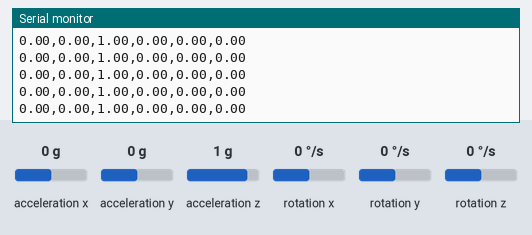
A sketch run on a simulated Arduino Nano 33 IoT. Parts: the last lines printed to the serial monitor. Inputs (shaded band) come from the test bench; at power-on: acceleration x 0 g, acceleration y 0 g, acceleration z 1 g, rotation x 0 °/s, rotation y 0 °/s, rotation z 0 °/s. Nothing arrives over Bluetooth unless stated; a phone connects over Bluetooth LE 3 s after start.

Above: at 3.8 s.
3.9 s: acceleration x set to -1.4 g
At 3.94 s:
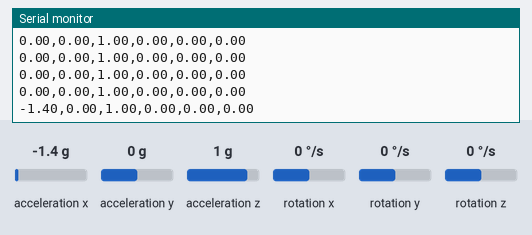
5.4 s: acceleration y set to -1.4 g
At 5.42 s:
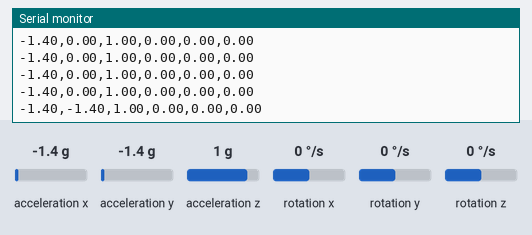
6.9 s: acceleration z set to -1.4 g
At 6.9 s:
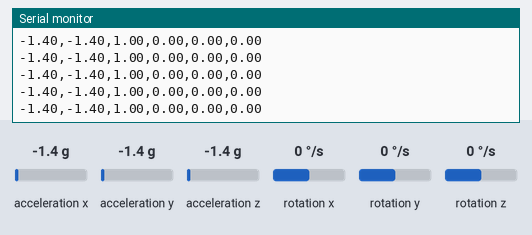
8.4 s: rotation x set to -192 °/s
At 8.44 s:
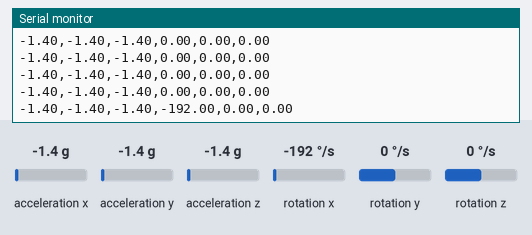
9.9 s: rotation y set to -192 °/s
At 9.92 s:
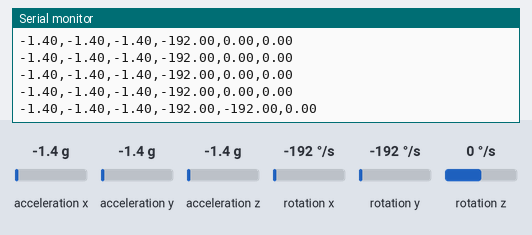

The sketch:

imu_via_BLE.ino
```cpp
#include <Wire.h>
#include <ArduinoBLE.h>
#include "LSM6DS3.h"

// Custom Service UUID for nRF compatibility
#define CUSTOM_SERVICE_UUID       "6E400001-B5A3-F393-E0A9-E50E24DCCA9E"
#define CUSTOM_CHAR_UUID_TX       "6E400003-B5A3-F393-E0A9-E50E24DCCA9E"

// IMU Initialization
LSM6DS3 imu(I2C_MODE, 0x6A);

// Create BLE Service and Characteristic
BLEService imuService(CUSTOM_SERVICE_UUID);
BLEStringCharacteristic txCharacteristic(CUSTOM_CHAR_UUID_TX, BLERead | BLENotify, 50);

void setup() {
  Serial.begin(115200);
  Wire.begin();

  // IMU Initialization
  if (imu.begin() != 0) {
    Serial.println("IMU Initialization Failed!");
    while (1);
  }
  Serial.println("IMU Initialized!");

  // BLE Initialization
  if (!BLE.begin()) {
    Serial.println("BLE initialization failed!");
    while (1);
  }

  // Configure BLE parameters
  BLE.setLocalName("IMUSensor");
  BLE.setAdvertisedService(imuService);

  // Add characteristic to service
  imuService.addCharacteristic(txCharacteristic);

  // Add service to BLE stack
  BLE.addService(imuService);

  // Start advertising
  BLE.advertise();

  Serial.println("BLE IMU Sensor Device Ready");
}

void loop() {
  BLEDevice central = BLE.central();

  if (central) {
    Serial.print("Connected to: ");
    Serial.println(central.address());

    while (central.connected()) {
      // Read IMU data
      float ax = imu.readFloatAccelX();
      float ay = imu.readFloatAccelY();
      float az = imu.readFloatAccelZ();
      float gx = imu.readFloatGyroX();
      float gy = imu.readFloatGyroY();
      float gz = imu.readFloatGyroZ();

      // Create string in exactly the same format as serial output
      String imuData =
        String(ax) + "," +
        String(ay) + "," +
        String(az) + "," +
        String(gx) + "," +
        String(gy) + "," +
        String(gz);

      // Send data via BLE characteristic
      txCharacteristic.setValue(imuData);

      // Serial print for debugging (identical to original)
      Serial.print(ax); Serial.print(",");
      Serial.print(ay); Serial.print(",");
      Serial.print(az); Serial.print(",");
      Serial.print(gx); Serial.print(",");
      Serial.print(gy); Serial.print(",");
      Serial.println(gz);

      delay(50);  // 50ms delay to match original code
    }

    Serial.println("Disconnected");
  }
}
```

Measured:
- after the input at 3.9 s, the serial monitor: prints a new line at once (image 1)
- after the input at 5.4 s, the serial monitor: prints a new line at once (image 2)
- after the input at 8.4 s, the serial monitor: prints a new line at once (image 4)
- after the input at 9.9 s, the serial monitor: prints a new line at once (image 5)
